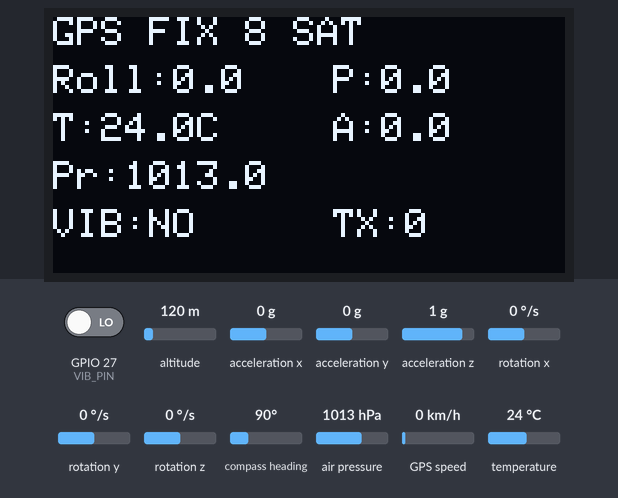
The sketch below on a simulated ESP32. Shown: 128×64 one-colour display. The inputs (shaded band) are chosen by the test bench; at power-on: GPIO 27 (VIB_PIN) LOW, acceleration x 0 g, acceleration y 0 g, acceleration z 1 g, air pressure 1013 hPa, altitude 120 m, rotation x 0 °/s, rotation y 0 °/s, rotation z 0 °/s, compass heading 90°, GPS speed 0 km/h, temperature 24 °C. The GPS gets a fix after 3 s at 37.7749, -122.4194 with 8 satellites; no radio packets arrive unless stated; what the sketch prints to the serial monitor is not drawn.

Above: at 4.2 s.
4.3 s: GPIO 27 (VIB_PIN) driven HIGH
At 6.1 s:
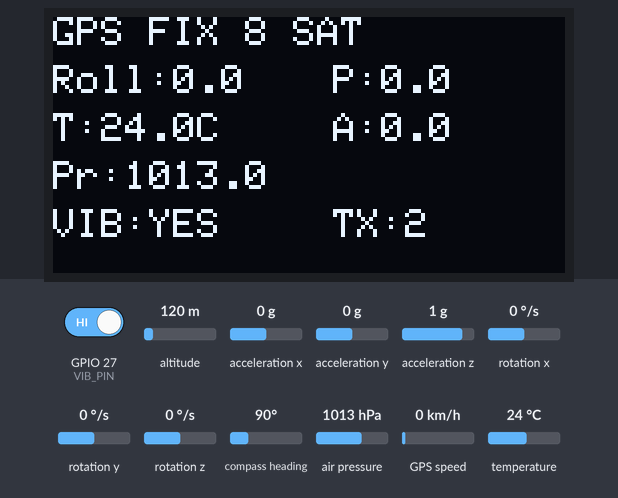
8.6 s: acceleration x set to -1.4 g
At 9.5 s:
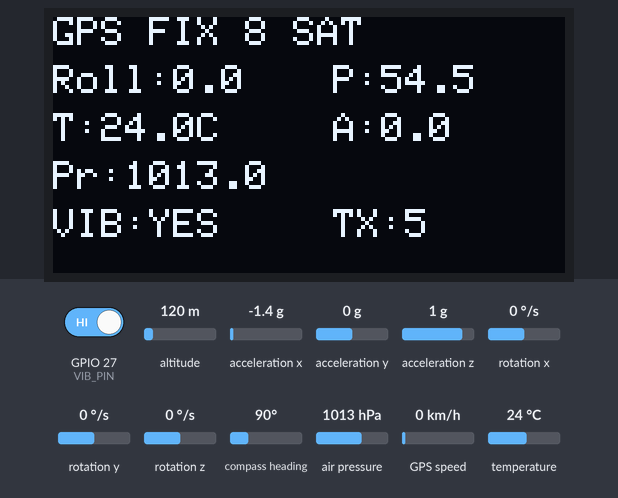
11.2 s: acceleration y set to -1.4 g
At 12.8 s:
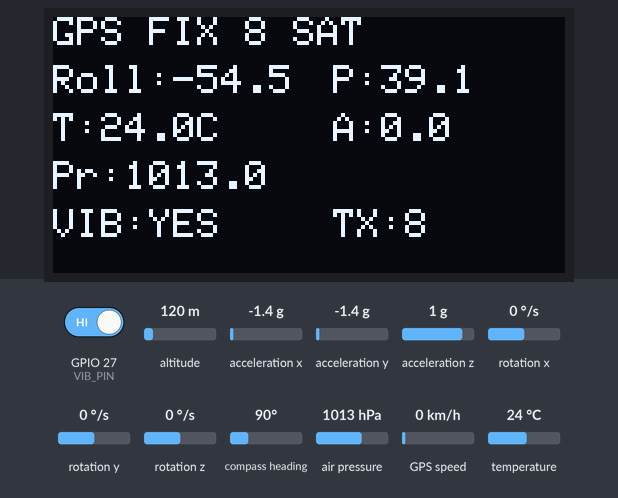
14.5 s: acceleration z set to -1.4 g
At 16.2 s:
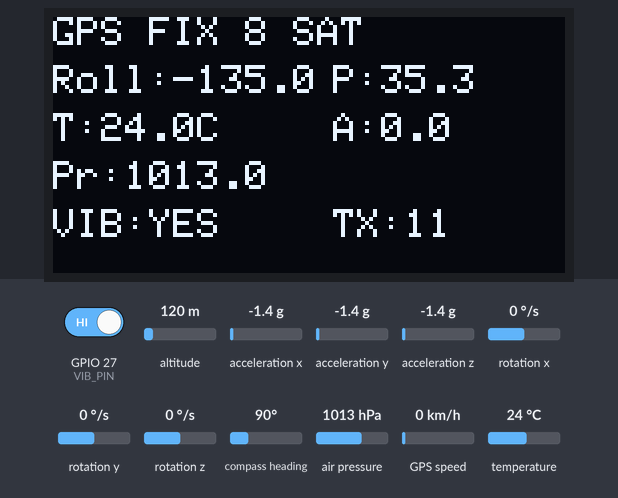
17.9 s: air pressure set to 952 hPa
At 19.5 s:
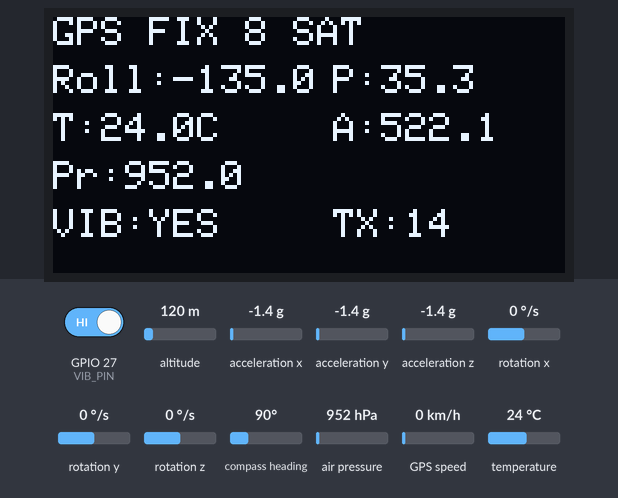
21.2 s: GPIO 27 (VIB_PIN) driven LOW
At 22.8 s:
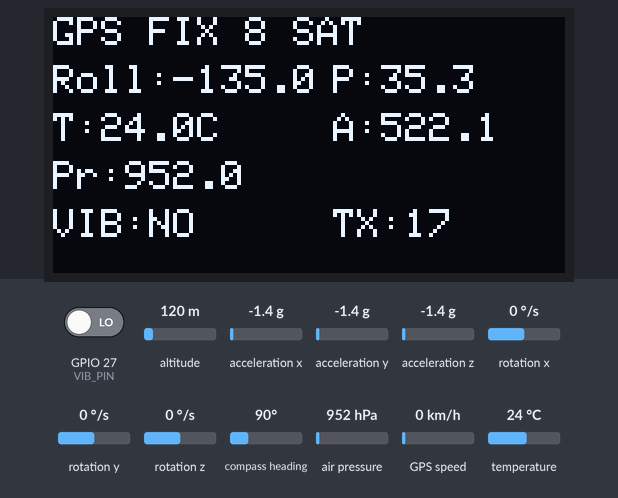
Timing chart, 0 to 24.3 s (numbered marks = the images above; inputs shaded):
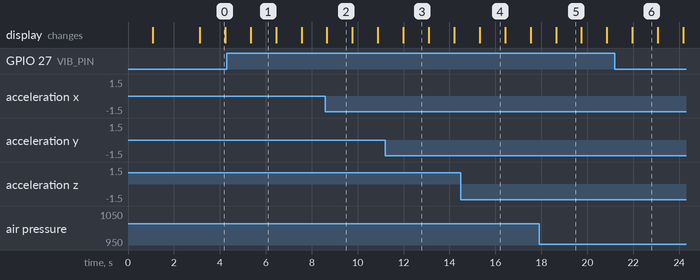

Measured:
- after the input at 4.3 s, the display: changes after 1.0 s (image 1)
- after the input at 21.2 s, the display: changes after 0.76 s (image 6)
- what the display in image 0 shows lasts 1.1 s, from 3.1 s to 4.2 s

The sketch:

Rocket_tx.ino
```cpp
 #include <Wire.h>
#include <SPI.h>
#include <LoRa.h>
#include <TinyGPS++.h>
#include <Adafruit_GFX.h>
#include <Adafruit_SSD1306.h>
#include <Adafruit_BMP280.h>
#include <MPU6050.h>

#define SCREEN_WIDTH 128
#define SCREEN_HEIGHT 64
#define OLED_RESET -1

Adafruit_SSD1306 display(SCREEN_WIDTH, SCREEN_HEIGHT, &Wire, OLED_RESET);

TinyGPSPlus gps;
HardwareSerial GPS(2);
#define SEA_LEVEL_PRESSURE 1000.6
Adafruit_BMP280 bmp;
MPU6050 mpu;

// LoRa
#define LORA_SS     5
#define LORA_RST    14
#define LORA_DIO0   2

// GPS
#define GPS_RX      16
#define GPS_TX      17

// I2C
#define SDA_PIN     21
#define SCL_PIN     22

// Vibration
#define VIB_PIN     27

int16_t ax, ay, az;
int16_t gx, gy, gz;

float roll = 0;
float pitch = 0;

float temperature = 0;
float pressure = 0;
float altitude = 0;
float groundAltitude = 0;

bool vibration = false;

long packetNo = 0;


void setup()
{
  Serial.begin(115200);

  Wire.begin(SDA_PIN, SCL_PIN);

  GPS.begin(9600, SERIAL_8N1, GPS_RX, GPS_TX);

  pinMode(VIB_PIN, INPUT);

  // OLED
  if(!display.begin(SSD1306_SWITCHCAPVCC,0x3C))
  {
    while(1);
  }

  display.clearDisplay();
  display.setTextSize(1);
display.setTextColor(SSD1306_WHITE);

  // MPU6050
  mpu.initialize();

 // if (!mpu.testConnection())
//{
//    Serial.println("MPU6050 Connection Failed!");
  //  while (1);
//}

  // BMP280
if (!bmp.begin(0x76) && !bmp.begin(0x77))
{
    Serial.println("BMP280 not found!");
    while (1);
}
delay(1000);
  // Store Ground Altitude
  groundAltitude = bmp.readAltitude(SEA_LEVEL_PRESSURE);

  // LORA
  LoRa.setPins(LORA_SS,LORA_RST,LORA_DIO0);

  if(!LoRa.begin(433E6))
  {
    display.clearDisplay();
    display.setCursor(0,0);
    display.println("LoRa Failed");
    display.display();

    while(1);
  }

  LoRa.setTxPower(20);

  LoRa.setSpreadingFactor(9);

  LoRa.setSignalBandwidth(125E3);

  LoRa.setCodingRate4(5);

  LoRa.enableCrc();

  display.clearDisplay();
  display.setCursor(0,20);
  display.println("Rocket Ready");
  display.display();

  delay(2000);
}


void updateOLED()
{
  display.clearDisplay();

  display.setTextSize(1);
  display.setTextColor(SSD1306_WHITE);

  display.setCursor(0,0);

  if(gps.location.isValid())
  {
    display.print("GPS FIX ");
    display.print(gps.satellites.value());
    display.println(" SAT");
  }
  else
  {
    display.println("GPS SEARCH...");
  }

  display.setCursor(0,12);
  display.print("Roll:");
  display.print(roll,1);

  display.setCursor(70,12);
  display.print("P:");
  display.print(pitch,1);

  display.setCursor(0,24);
  display.print("T:");
  display.print(temperature,1);
  display.print("C");

  display.setCursor(70,24);
  display.print("A:");
  display.print(altitude,1);

  display.setCursor(0,36);
  display.print("Pr:");
  display.print(pressure,1);

  display.setCursor(0,48);
  display.print("VIB:");

  if(vibration)
    display.print("YES");
  else
    display.print("NO");

  display.setCursor(70,48);
  display.print("TX:");
  display.print(packetNo);

  display.display();
}

void sendLoRa()
{
  LoRa.beginPacket();

  LoRa.print(packetNo);
  LoRa.print(",");

if (gps.location.isValid())
{
  LoRa.print(gps.location.lat(), 6);
}
else
{
  LoRa.print("0");
}

LoRa.print(",");

if (gps.location.isValid())
{
  LoRa.print(gps.location.lng(), 6);
}
else
{
  LoRa.print("0");
}

LoRa.print(",");

  LoRa.print(roll,2);
  LoRa.print(",");

  LoRa.print(pitch,2);
  LoRa.print(",");

  LoRa.print(temperature,2);
  LoRa.print(",");

  LoRa.print(pressure,2);
  LoRa.print(",");

  LoRa.print(altitude,2);
  LoRa.print(",");

  LoRa.print(vibration);
  LoRa.print(",");

  LoRa.print(gps.satellites.value());

  LoRa.endPacket(false);

  packetNo++;
}

void printSerial()
{
  Serial.print(packetNo);
  Serial.print(",");
if (gps.location.isValid())
{
    Serial.print(gps.location.lat(), 6);
}
else
{
    Serial.print("0");
}

Serial.print(",");

if (gps.location.isValid())
{
    Serial.print(gps.location.lng(), 6);
}
else
{
    Serial.print("0");
}

Serial.print(",");

  Serial.print(roll,2);
  Serial.print(",");

  Serial.print(pitch,2);
  Serial.print(",");

  Serial.print(temperature,2);
  Serial.print(",");

  Serial.print(pressure,2);
  Serial.print(",");

  Serial.print(altitude,2);
  Serial.print(",");

  Serial.print(vibration);
  Serial.print(",");

  Serial.println(gps.satellites.value());
}

void readGPS()
{
  while (GPS.available())
  {
    gps.encode(GPS.read());
  }
}

void readMPU()
{
  mpu.getMotion6(&ax, &ay, &az, &gx, &gy, &gz);

  float Ax = ax / 16384.0;
  float Ay = ay / 16384.0;
  float Az = az / 16384.0;

  roll = atan2(Ay, Az) * 180.0 / PI;
  pitch = atan2(-Ax, sqrt(Ay * Ay + Az * Az)) * 180.0 / PI;
}
void readBMP()
{
  temperature = bmp.readTemperature();
  pressure = bmp.readPressure() / 100.0;

  float currentAltitude = bmp.readAltitude(SEA_LEVEL_PRESSURE);
  altitude = currentAltitude - groundAltitude;

  // Remove tiny fluctuations
  if (abs(altitude) < 0.3)
  {
    altitude = 0.0;
  }
}

void readSensors()
{
  readGPS();

  readMPU();

  readBMP();

  readVibration();
}

void readVibration()
{
  vibration = digitalRead(VIB_PIN);
}

void loop()
{
  // Read all sensors
  readSensors();

  // Update OLED
  updateOLED();

  // Print to Serial Monitor
  printSerial();

  // Transmit via LoRa
  sendLoRa();

  // Send every second
  delay(1000);
}
```
